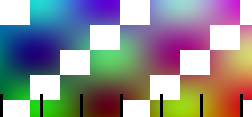
#> input picture experiments/test/fixtures/paper_figures/panoramas/panoramas/fisheye/panorama_learned.png, 252 x 117 px; its folder holds 2 pictures in this run
$ python opencv_calibrate_aprilgrid.py --images ../test/fixtures/paper_figures/panoramas/panoramas/fisheye --out out.png --model pinhole
#> lines starting #> are read from the running program, lines starting #| are printed output that depends on the picture
#!/usr/bin/env python
"""OpenCV's own calibration of the AprilGrid photos (2026-10-28): OpenCV's AprilTag detector (cv2.aruco.ArucoDetector, DICT_APRILTAG_36h11)
and board model (cv2.aruco.GridBoard: 8 x 8 tags of 90 mm, 27 mm gaps, ids 85-148), then cv2.calibrateCamera (model pinhole: OpenCV's
default k1 k2 p1 p2 k3) or cv2.fisheye.calibrate (model fisheye: Kannala-Brandt k1..k4), or cv2.calibrateCamera with
CALIB_RATIONAL_MODEL | CALIB_THIN_PRISM_MODEL | CALIB_TILTED_MODEL (model ocv14: OpenCV's full 14 coefficients). Settings at OpenCV's defaults except
  markerBorderBits = 2           these tags carry a 2-bit black border; the default 1 decodes nothing (detect_aprilgrid.py)
  cornerRefinementMethod SUBPIX  OpenCV's recommended refinement for calibration (the default is none)
  fisheye flags RECOMPUTE_EXTRINSIC | FIX_SKEW   (the documented usage; --f-init adds USE_INTRINSIC_GUESS with f = --f-init px, c = centre:
                 OpenCV 5.0's own start does not converge even on noise-free synthetic fisheye points, rms 353 px — 2026-10-28)
The printed id layout (which way a row of ids runs, which way the next row lies) is read off the detections in each tag's own frame,
and the GridBoard ids are arranged to match. The points are OpenCV's tag corners (the outer corners of the black border), not the
junctions between tags. Pixel coordinates in OpenCV's convention (pixel centre i; colmap = i + 0.5).
  python opencv_calibrate_aprilgrid.py --images <png dir> --out <dir> --model pinhole|fisheye [--min-markers 4] [--f-init px] [--jobs 8]
Writes <out>/detections.json (cached), <out>/calibration.json (K, D, OpenCV's rms, per-point error median / mean / p90 / max, per view).
rc-results night_2026-11-06/tools copy (06.11, real sets): model ocv14 added; the fisheye corner screen centres on --circle-centre (default
the image centre; the 05.11 synthetic set used its field stop's centre 2141.0 1442.1); calibration.json also carries "dist" (= D).
pinhole / ocv14 run from OpenCV's own start; --f-init (USE_INTRINSIC_GUESS) only when that start does not converge (reported).
rc-results main_2026-11-05/tools copy (05.11): model fisheye drops the outermost corners (radius from the image circle's centre, in
20 px steps from the whole set) until OpenCV 5.0's InitExtrinsics stops asserting fabs(norm_u1) > 0 inside the iterations
(calibration.json corner_radius_max_px; a view left with < 8 corners: excluded_views)."""
import argparse, glob, json, os
from multiprocessing import Pool
import numpy as np, cv2

ap = argparse.ArgumentParser()
ap.add_argument("--images", required=True); ap.add_argument("--out", required=True); ap.add_argument("--model", choices=["pinhole", "ocv14", "fisheye"], required=True)
ap.add_argument("--min-markers", type=int, default=4); ap.add_argument("--f-init", type=float, default=0.0); ap.add_argument("--jobs", type=int, default=8)
ap.add_argument("--ids", default="85-148"); ap.add_argument("--cols", type=int, default=8); ap.add_argument("--rows", type=int, default=8)
ap.add_argument("--circle-centre", type=float, nargs=2, default=None)
ap.add_argument("--tag-m", type=float, default=0.09); ap.add_argument("--gap-m", type=float, default=0.027)
a = ap.parse_args(); os.makedirs(a.out, exist_ok=True)
ID0, ID1 = [int(v) for v in a.ids.split("-")]
DICT = cv2.aruco.getPredefinedDictionary(cv2.aruco.DICT_APRILTAG_36h11)

def detect(f):
    cv2.setNumThreads(1)                                  # (one image per worker process)
    p = cv2.aruco.DetectorParameters(); p.markerBorderBits = 2; p.cornerRefinementMethod = cv2.aruco.CORNER_REFINE_SUBPIX
    g = cv2.cvtColor(cv2.imread(f), cv2.COLOR_BGR2GRAY)
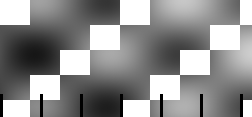
#> g: shape (117, 252); min 0, max 255, mean 143.2
    corners, ids, _ = cv2.aruco.ArucoDetector(DICT, p).detectMarkers(g)
#> corners = (); ids = None
    keep = [(int(i), c.reshape(4, 2).tolist()) for c, i in zip(corners, ids.ravel())] if ids is not None else []
#> keep = []
    return os.path.splitext(os.path.basename(f))[0], g.shape[::-1], [(i, c) for i, c in keep if ID0 <= i <= ID1]

files = sorted(glob.glob(os.path.join(a.images, "*.png")))
DJ = os.path.join(a.out, "detections.json")
if os.path.isfile(DJ):
    det = json.load(open(DJ))
else:
    with Pool(a.jobs) as pool: res = pool.map(detect, files)
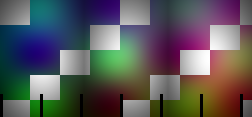
#> input picture experiments/test/fixtures/paper_figures/panoramas/panoramas/fisheye/panorama_original.png, 252 x 117 px
#> in detect (call 2), `g = cv2.cvtColor(cv2.imread(f), cv2.COLOR_BGR2GRAY)`:
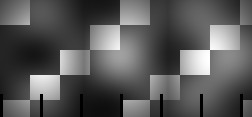
#> g: shape (117, 252); min 0, max 255, mean 88.8
#> res = [('panorama_learned', (252, 117), []), ('panorama_original', (252, 117), [])]
    det = dict(size=list(res[0][1]), images={n: [[i, c] for i, c in m] for n, _, m in res},
               settings="cv2.aruco.ArucoDetector DICT_APRILTAG_36h11, markerBorderBits 2, CORNER_REFINE_SUBPIX, OpenCV " + cv2.__version__)
#> det = 3 items
    json.dump(det, open(DJ, "w"))
W, H = det["size"]
#> W = 252; H = 117
print(f"{len(det['images'])} images, {sum(len(m) for m in det['images'].values())} tags (ids {ID0}-{ID1}); image {W} x {H}")
#| 2 images, 0 tags (ids 85-148); image 252 x 117

# ---- the printed layout: the next id along a row and the next row (id + cols), seen in each tag's own frame (x: corner 0 -> 1, y: 0 -> 3)
sx, sy = [], []
for m in det["images"].values():
    D = {i: np.array(c) for i, c in m}
    for i, c in D.items():
        ex = c[1] - c[0]; ey = c[3] - c[0]; ctr = c.mean(0)
        if (i - ID0) % a.cols < a.cols - 1 and i + 1 in D: sx.append(np.sign(np.dot(D[i + 1].mean(0) - ctr, ex)))
        if i + a.cols in D: sy.append(np.sign(np.dot(D[i + a.cols].mean(0) - ctr, ey)))
#> this loop made 2 passes
#> m on passes 1 to 2: [], []
#> after the loop, sx = []; sy = []
col_dir, row_dir = int(np.sign(np.sum(sx))), int(np.sign(np.sum(sy)))
#> col_dir = 0; row_dir = 0
print(f"layout: next id along a row lies at tag-frame {'+' if col_dir > 0 else '-'}x ({int(np.sum(np.array(sx) == col_dir))}/{len(sx)} pairs agree), "
      f"next row at {'+' if row_dir > 0 else '-'}y ({int(np.sum(np.array(sy) == row_dir))}/{len(sy)})")
#| layout: next id along a row lies at tag-frame -x (0/0 pairs agree), next row at -y (0/0)
ids = np.array([[ID0 + (r if row_dir > 0 else a.rows - 1 - r) * a.cols + (c if col_dir > 0 else a.cols - 1 - c) for c in range(a.cols)] for r in range(a.rows)]).ravel()
#> ids = 64 values, max 148 at index 0, min 85 at index 63, mean 116.5
board = cv2.aruco.GridBoard((a.cols, a.rows), a.tag_m, a.gap_m, DICT, ids)

names, objs, imgs = [], [], []
for n, m in sorted(det["images"].items()):
    if len(m) < a.min_markers: continue
    o, p = board.matchImagePoints([np.array(c, np.float32).reshape(1, 4, 2) for _, c in m], np.array([i for i, _ in m], np.int32).reshape(-1, 1))
    names.append(n); objs.append(o.reshape(-1, 1, 3).astype(np.float64)); imgs.append(p.reshape(-1, 1, 2).astype(np.float64))
#> this loop made 2 passes
#> after the loop, imgs = []; names = []; objs = []
print(f"{len(names)} views with >= {a.min_markers} tags, {sum(len(o) for o in objs)} corners; model {a.model}")
#| 0 views with >= 4 tags, 0 corners; model pinhole

K0 = np.array([[a.f_init, 0, W / 2 - 0.5], [0, a.f_init, H / 2 - 0.5], [0, 0, 1]]) if a.f_init > 0 else None
if a.model in ("pinhole", "ocv14"):
    flags = (cv2.CALIB_USE_INTRINSIC_GUESS if K0 is not None else 0) | ((cv2.CALIB_RATIONAL_MODEL | cv2.CALIB_THIN_PRISM_MODEL | cv2.CALIB_TILTED_MODEL) if a.model == "ocv14" else 0)
#> flags = 0
    objs = [o.astype(np.float32) for o in objs]; imgs = [q.astype(np.float32) for q in imgs]     # (OpenCV 5: Point3f / Point2f only)
#> (the run stopped early here; a loop or call above may not have finished)
